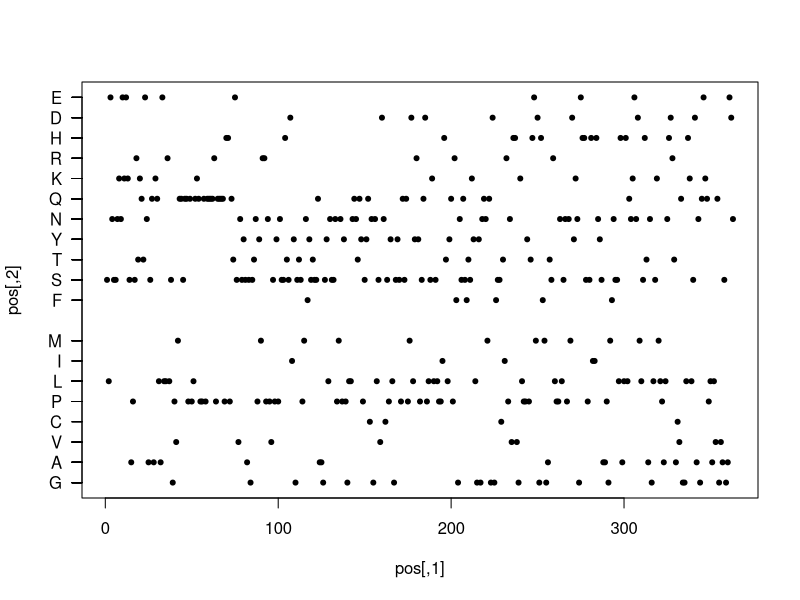

The R script that drew this image:
idr <- "SLENSSNKNEKEKSAPSRTKQTENASQAKQLAELLRLSGPVMQQSQQPQPLQKQPPQPQQQQRPQQQQPHHPQTESVNSYSASGSTNPYMRRPNPVSPYPNSSHTSDIYGSTSPMNFYSTSSQAAGSYLNSSNPMNPYPGLLNQNTQYPSYQCNGNLSVDNCSPYLGSYSPQSQPMDLYRYPSQDPLSKLSLPPIHTLYQPRFGNSQSFTSKYLGYGNQNMQGDGFSSCTIRPNVHHVGKLPPYPTHEMDGHFMGATSRLPPNLSNPNMDYKNGEHHSPSHIIHNYSAAPGMFNSSLHALHLQNKENDMLSHTANGLSKMLPALNHDRTACVQGGLHKLSDANGQEKQPLALVQGVASGAEDN"
pep <- strsplit(idr, "")[[1]]
pep

aa_group <- "GAVCPLIMWFSTYNQKRHDE"
aa_group <- strsplit(aa_group, "")[[1]]
aa_group

#use aa_group and pep as input
positions = c()
for (a in 1: length(aa_group)) {
  for (p in 1:length(pep)) {
    if (aa_group[a] == pep[p]) {
      positions <- rbind(c(aa_group[a], p,a), positions)
    }
  }
}
pos <- positions[,-1]
rownames(pos) <- positions[,1]
options(repr.plot.width = 10, repr.plot.height = 6)
plot(pos, pch = 20, yaxt="n")
axis(2, at=pos[,2], labels=rownames(pos), las=2)